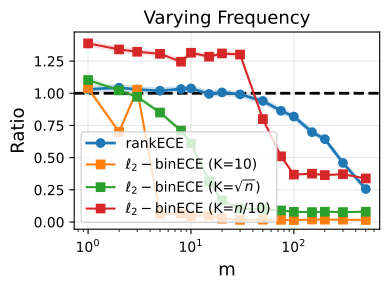

Write the Python code that produced this figure.
import numpy as np
import matplotlib.pyplot as plt
from tqdm import tqdm
from utils import *

A = 0.2
TRUE_ECE = 0.04

n_fixed = 2000
m_values = [1, 2, 3, 5, 8, 10, 15, 20, 30, 50, 75, 100, 150, 200, 300, 500]
num_runs = 50
bin_type = [10, r"$\sqrt{n}$", r"$n/10$"]
bin_counts = [10, int(np.sqrt(n_fixed)), int(n_fixed/10)]

print("=== Experiment 1: Fixed n={}, varying frequency m ===".format(n_fixed))

Rn_means = []
Rn_stds = []
Rn_std_error = []
binned_means = {b: [] for b in bin_counts}
binned_stds = {b: [] for b in bin_counts}
binned_std_error = {b: [] for b in bin_counts}

for m in tqdm(m_values):
    rn_vals = []
    bin_vals = {b: [] for b in bin_counts}

    for run in range(num_runs):
        np.random.seed(run)
        x = np.random.uniform(0, 1, n_fixed)
        z = A * (1-x) + x * (1-A)
        p = prob_func(x, m, A = A)
        y = np.random.binomial(1, p)

        rn_vals.append(compute_Rn(z, y)/TRUE_ECE)
        for b in bin_counts:
            bin_vals[b].append(compute_binned_ece(z, y, b)/TRUE_ECE)
            # bin_vals[b].append(compute_binned_ece(z, p, b))

    Rn_means.append(np.mean(rn_vals))
    Rn_stds.append(np.std(rn_vals))
    Rn_std_error.append(np.std(rn_vals) / np.sqrt(num_runs))
    for b in bin_counts:
        binned_means[b].append(np.mean(bin_vals[b]))
        binned_stds[b].append(np.std(bin_vals[b]))
        binned_std_error[b].append(np.std(bin_vals[b]) / np.sqrt(num_runs))


fig, axes = plt.subplots(1, 1, figsize=(4, 3))

ax = axes
ax.axhline(1, color='black', ls='--', lw=2)
ax.plot(m_values, Rn_means, 'o-', color='C0', lw=2, label=r'rankECE')
ax.fill_between(m_values,
                np.array(Rn_means) - np.array(Rn_std_error),
                np.array(Rn_means) + np.array(Rn_std_error), alpha=0.15, color='C0')
colors_bin = ['C1', 'C2', 'C3']
for b_count, b_type_label, col in zip(bin_counts, bin_type, colors_bin):
    ax.plot(m_values, binned_means[b_count], 's-', color=col, lw=1.5, label=r"$\ell_2-$binECE" f' (K={b_type_label})')
    ax.fill_between(m_values,
                    np.array(binned_means[b_count]) - np.array(binned_std_error[b_count]),
                    np.array(binned_means[b_count]) + np.array(binned_std_error[b_count]), alpha=0.1, color=col)

ax.set_xlabel('m', fontsize=13)
ax.set_ylabel('Ratio', fontsize=13)
ax.set_title(f'Varying Frequency', fontsize=13)
ax.legend(fontsize=10, loc = 'lower left')
ax.set_xscale('log')
ax.grid(alpha=0.3)

fig.savefig("Over_m.pdf", dpi = 1200)
